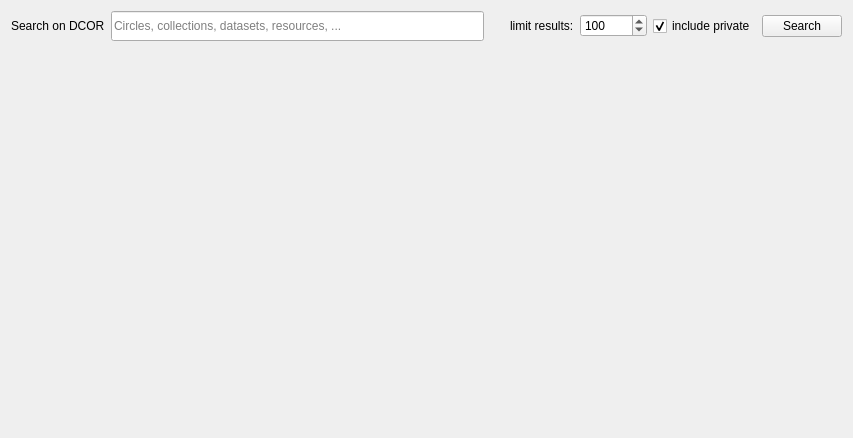
<?xml version="1.0" encoding="UTF-8"?>
<ui version="4.0">
 <class>Form</class>
 <widget class="QWidget" name="Form">
  <property name="geometry">
   <rect>
    <x>0</x>
    <y>0</y>
    <width>853</width>
    <height>438</height>
   </rect>
  </property>
  <property name="windowTitle">
   <string>Form</string>
  </property>
  <layout class="QVBoxLayout" name="verticalLayout">
   <item>
    <layout class="QHBoxLayout" name="horizontalLayout_9">
     <item>
      <widget class="QLabel" name="label">
       <property name="text">
        <string>Search on DCOR</string>
       </property>
      </widget>
     </item>
     <item>
      <widget class="QLineEdit" name="lineEdit_public_search">
       <property name="sizePolicy">
        <sizepolicy hsizetype="Expanding" vsizetype="Preferred">
         <horstretch>0</horstretch>
         <verstretch>0</verstretch>
        </sizepolicy>
       </property>
       <property name="acceptDrops">
        <bool>false</bool>
       </property>
       <property name="placeholderText">
        <string>Circles, collections, datasets, resources, ...</string>
       </property>
       <property name="clearButtonEnabled">
        <bool>true</bool>
       </property>
      </widget>
     </item>
     <item>
      <spacer name="horizontalSpacer_2">
       <property name="orientation">
        <enum>Qt::Horizontal</enum>
       </property>
       <property name="sizeType">
        <enum>QSizePolicy::Fixed</enum>
       </property>
       <property name="sizeHint" stdset="0">
        <size>
         <width>20</width>
         <height>30</height>
        </size>
       </property>
      </spacer>
     </item>
     <item>
      <widget class="QLabel" name="label_6">
       <property name="text">
        <string>limit results:</string>
       </property>
      </widget>
     </item>
     <item>
      <widget class="QSpinBox" name="spinBox_public_rows">
       <property name="minimum">
        <number>1</number>
       </property>
       <property name="maximum">
        <number>999999</number>
       </property>
       <property name="singleStep">
        <number>100</number>
       </property>
       <property name="value">
        <number>100</number>
       </property>
      </widget>
     </item>
     <item>
      <widget class="QCheckBox" name="checkBox_public_include_private">
       <property name="text">
        <string>include private</string>
       </property>
       <property name="checked">
        <bool>true</bool>
       </property>
      </widget>
     </item>
     <item>
      <widget class="QPushButton" name="pushButton_public_search">
       <property name="text">
        <string>Search</string>
       </property>
       <property name="shortcut">
        <string>Return</string>
       </property>
      </widget>
     </item>
    </layout>
   </item>
   <item>
    <widget class="FilterChain" name="public_filter_chain" native="true">
     <property name="sizePolicy">
      <sizepolicy hsizetype="Preferred" vsizetype="Expanding">
       <horstretch>0</horstretch>
       <verstretch>0</verstretch>
      </sizepolicy>
     </property>
    </widget>
   </item>
  </layout>
 </widget>
 <customwidgets>
  <customwidget>
   <class>FilterChain</class>
   <extends>QWidget</extends>
   <header>dcoraid.gui.dbview.filter_chain</header>
   <container>1</container>
  </customwidget>
 </customwidgets>
 <resources/>
 <connections/>
</ui>
